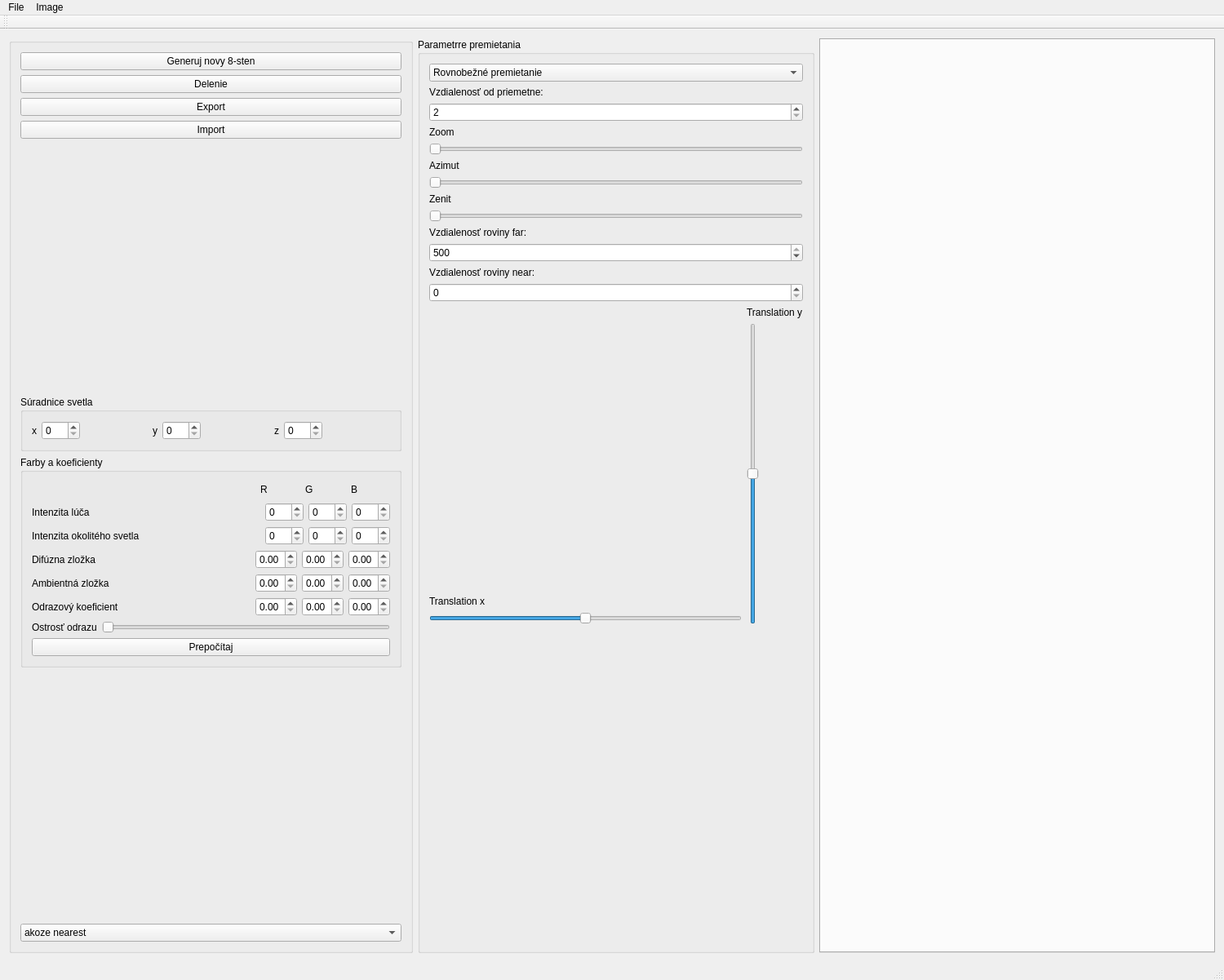
<?xml version="1.0" encoding="UTF-8"?>
<ui version="4.0">
 <class>ImageViewerClass</class>
 <widget class="QMainWindow" name="ImageViewerClass">
  <property name="geometry">
   <rect>
    <x>0</x>
    <y>0</y>
    <width>1500</width>
    <height>1201</height>
   </rect>
  </property>
  <property name="windowTitle">
   <string>ImageViewer</string>
  </property>
  <widget class="QWidget" name="centralWidget">
   <layout class="QHBoxLayout" name="horizontalLayout">
    <item>
     <widget class="QGroupBox" name="groupBox">
      <property name="title">
       <string/>
      </property>
      <layout class="QVBoxLayout" name="verticalLayout">
       <item>
        <widget class="QPushButton" name="generuj">
         <property name="text">
          <string>Generuj novy 8-sten</string>
         </property>
        </widget>
       </item>
       <item>
        <widget class="QPushButton" name="rozdel">
         <property name="text">
          <string>Delenie</string>
         </property>
        </widget>
       </item>
       <item>
        <widget class="QPushButton" name="exp">
         <property name="text">
          <string>Export</string>
         </property>
        </widget>
       </item>
       <item>
        <widget class="QPushButton" name="imp">
         <property name="text">
          <string>Import</string>
         </property>
        </widget>
       </item>
       <item>
        <spacer name="verticalSpacer_2">
         <property name="orientation">
          <enum>Qt::Vertical</enum>
         </property>
         <property name="sizeHint" stdset="0">
          <size>
           <width>20</width>
           <height>40</height>
          </size>
         </property>
        </spacer>
       </item>
       <item>
        <widget class="QGroupBox" name="groupBox_3">
         <property name="title">
          <string>Súradnice svetla</string>
         </property>
         <layout class="QHBoxLayout" name="horizontalLayout_3">
          <item>
           <widget class="QLabel" name="label_9">
            <property name="text">
             <string>x</string>
            </property>
           </widget>
          </item>
          <item>
           <widget class="QSpinBox" name="Lx">
            <property name="maximum">
             <number>500</number>
            </property>
           </widget>
          </item>
          <item>
           <spacer name="horizontalSpacer_16">
            <property name="orientation">
             <enum>Qt::Horizontal</enum>
            </property>
            <property name="sizeHint" stdset="0">
             <size>
              <width>40</width>
              <height>20</height>
             </size>
            </property>
           </spacer>
          </item>
          <item>
           <widget class="QLabel" name="label_10">
            <property name="text">
             <string>y</string>
            </property>
           </widget>
          </item>
          <item>
           <widget class="QSpinBox" name="Ly">
            <property name="maximum">
             <number>500</number>
            </property>
           </widget>
          </item>
          <item>
           <spacer name="horizontalSpacer_17">
            <property name="orientation">
             <enum>Qt::Horizontal</enum>
            </property>
            <property name="sizeHint" stdset="0">
             <size>
              <width>40</width>
              <height>20</height>
             </size>
            </property>
           </spacer>
          </item>
          <item>
           <widget class="QLabel" name="label_11">
            <property name="text">
             <string>z</string>
            </property>
           </widget>
          </item>
          <item>
           <widget class="QSpinBox" name="Lz">
            <property name="maximum">
             <number>500</number>
            </property>
           </widget>
          </item>
          <item>
           <spacer name="horizontalSpacer_18">
            <property name="orientation">
             <enum>Qt::Horizontal</enum>
            </property>
            <property name="sizeHint" stdset="0">
             <size>
              <width>40</width>
              <height>20</height>
             </size>
            </property>
           </spacer>
          </item>
         </layout>
        </widget>
       </item>
       <item>
        <widget class="QGroupBox" name="groupBox_4">
         <property name="title">
          <string>Farby a koeficienty</string>
         </property>
         <layout class="QVBoxLayout" name="verticalLayout_5">
          <item>
           <layout class="QHBoxLayout" name="horizontalLayout_7">
            <item>
             <spacer name="horizontalSpacer_6">
              <property name="orientation">
               <enum>Qt::Horizontal</enum>
              </property>
              <property name="sizeHint" stdset="0">
               <size>
                <width>40</width>
                <height>20</height>
               </size>
              </property>
             </spacer>
            </item>
            <item>
             <spacer name="horizontalSpacer_14">
              <property name="orientation">
               <enum>Qt::Horizontal</enum>
              </property>
              <property name="sizeHint" stdset="0">
               <size>
                <width>40</width>
                <height>20</height>
               </size>
              </property>
             </spacer>
            </item>
            <item>
             <spacer name="horizontalSpacer_9">
              <property name="orientation">
               <enum>Qt::Horizontal</enum>
              </property>
              <property name="sizeHint" stdset="0">
               <size>
                <width>40</width>
                <height>20</height>
               </size>
              </property>
             </spacer>
            </item>
            <item>
             <spacer name="horizontalSpacer_13">
              <property name="orientation">
               <enum>Qt::Horizontal</enum>
              </property>
              <property name="sizeHint" stdset="0">
               <size>
                <width>40</width>
                <height>20</height>
               </size>
              </property>
             </spacer>
            </item>
            <item>
             <spacer name="horizontalSpacer_10">
              <property name="orientation">
               <enum>Qt::Horizontal</enum>
              </property>
              <property name="sizeHint" stdset="0">
               <size>
                <width>40</width>
                <height>20</height>
               </size>
              </property>
             </spacer>
            </item>
            <item>
             <spacer name="horizontalSpacer_12">
              <property name="orientation">
               <enum>Qt::Horizontal</enum>
              </property>
              <property name="sizeHint" stdset="0">
               <size>
                <width>40</width>
                <height>20</height>
               </size>
              </property>
             </spacer>
            </item>
            <item>
             <spacer name="horizontalSpacer_4">
              <property name="orientation">
               <enum>Qt::Horizontal</enum>
              </property>
              <property name="sizeHint" stdset="0">
               <size>
                <width>40</width>
                <height>20</height>
               </size>
              </property>
             </spacer>
            </item>
            <item>
             <widget class="QLabel" name="label_12">
              <property name="text">
               <string>R</string>
              </property>
             </widget>
            </item>
            <item>
             <spacer name="horizontalSpacer_7">
              <property name="orientation">
               <enum>Qt::Horizontal</enum>
              </property>
              <property name="sizeHint" stdset="0">
               <size>
                <width>40</width>
                <height>20</height>
               </size>
              </property>
             </spacer>
            </item>
            <item>
             <widget class="QLabel" name="label_13">
              <property name="text">
               <string>G</string>
              </property>
             </widget>
            </item>
            <item>
             <spacer name="horizontalSpacer_8">
              <property name="orientation">
               <enum>Qt::Horizontal</enum>
              </property>
              <property name="sizeHint" stdset="0">
               <size>
                <width>40</width>
                <height>20</height>
               </size>
              </property>
             </spacer>
            </item>
            <item>
             <widget class="QLabel" name="label_14">
              <property name="text">
               <string>B</string>
              </property>
             </widget>
            </item>
            <item>
             <spacer name="horizontalSpacer_11">
              <property name="orientation">
               <enum>Qt::Horizontal</enum>
              </property>
              <property name="sizeHint" stdset="0">
               <size>
                <width>40</width>
                <height>20</height>
               </size>
              </property>
             </spacer>
            </item>
           </layout>
          </item>
          <item>
           <layout class="QHBoxLayout" name="horizontalLayout_4">
            <item>
             <widget class="QLabel" name="label_17">
              <property name="text">
               <string>Intenzita lúča</string>
              </property>
             </widget>
            </item>
            <item>
             <spacer name="horizontalSpacer">
              <property name="orientation">
               <enum>Qt::Horizontal</enum>
              </property>
              <property name="sizeHint" stdset="0">
               <size>
                <width>40</width>
                <height>20</height>
               </size>
              </property>
             </spacer>
            </item>
            <item>
             <widget class="QSpinBox" name="f1r">
              <property name="maximum">
               <number>255</number>
              </property>
             </widget>
            </item>
            <item>
             <widget class="QSpinBox" name="f1g">
              <property name="maximum">
               <number>255</number>
              </property>
             </widget>
            </item>
            <item>
             <widget class="QSpinBox" name="f1b">
              <property name="maximum">
               <number>255</number>
              </property>
             </widget>
            </item>
           </layout>
          </item>
          <item>
           <layout class="QHBoxLayout" name="horizontalLayout_5">
            <item>
             <widget class="QLabel" name="label_18">
              <property name="text">
               <string>Intenzita okolitého svetla</string>
              </property>
             </widget>
            </item>
            <item>
             <spacer name="horizontalSpacer_3">
              <property name="orientation">
               <enum>Qt::Horizontal</enum>
              </property>
              <property name="sizeHint" stdset="0">
               <size>
                <width>40</width>
                <height>20</height>
               </size>
              </property>
             </spacer>
            </item>
            <item>
             <widget class="QSpinBox" name="f2r">
              <property name="maximum">
               <number>255</number>
              </property>
             </widget>
            </item>
            <item>
             <widget class="QSpinBox" name="f2g">
              <property name="maximum">
               <number>255</number>
              </property>
             </widget>
            </item>
            <item>
             <widget class="QSpinBox" name="f2b">
              <property name="maximum">
               <number>255</number>
              </property>
             </widget>
            </item>
           </layout>
          </item>
          <item>
           <layout class="QHBoxLayout" name="horizontalLayout_6">
            <item>
             <widget class="QLabel" name="label_19">
              <property name="text">
               <string>Difúzna zložka</string>
              </property>
             </widget>
            </item>
            <item>
             <spacer name="horizontalSpacer_2">
              <property name="orientation">
               <enum>Qt::Horizontal</enum>
              </property>
              <property name="sizeHint" stdset="0">
               <size>
                <width>40</width>
                <height>20</height>
               </size>
              </property>
             </spacer>
            </item>
            <item>
             <widget class="QDoubleSpinBox" name="f3r">
              <property name="maximum">
               <double>1.000000000000000</double>
              </property>
             </widget>
            </item>
            <item>
             <widget class="QDoubleSpinBox" name="f3g">
              <property name="maximum">
               <double>1.000000000000000</double>
              </property>
             </widget>
            </item>
            <item>
             <widget class="QDoubleSpinBox" name="f3b">
              <property name="maximum">
               <double>1.000000000000000</double>
              </property>
             </widget>
            </item>
           </layout>
          </item>
          <item>
           <layout class="QHBoxLayout" name="horizontalLayout_9">
            <item>
             <widget class="QLabel" name="label_20">
              <property name="text">
               <string>Ambientná zložka</string>
              </property>
             </widget>
            </item>
            <item>
             <spacer name="horizontalSpacer_15">
              <property name="orientation">
               <enum>Qt::Horizontal</enum>
              </property>
              <property name="sizeHint" stdset="0">
               <size>
                <width>40</width>
                <height>20</height>
               </size>
              </property>
             </spacer>
            </item>
            <item>
             <widget class="QDoubleSpinBox" name="f4r">
              <property name="maximum">
               <double>1.000000000000000</double>
              </property>
             </widget>
            </item>
            <item>
             <widget class="QDoubleSpinBox" name="f4g">
              <property name="maximum">
               <double>1.000000000000000</double>
              </property>
             </widget>
            </item>
            <item>
             <widget class="QDoubleSpinBox" name="f4b">
              <property name="maximum">
               <double>1.000000000000000</double>
              </property>
             </widget>
            </item>
           </layout>
          </item>
          <item>
           <layout class="QHBoxLayout" name="horizontalLayout_8">
            <item>
             <widget class="QLabel" name="label_16">
              <property name="text">
               <string>Odrazový koeficient</string>
              </property>
             </widget>
            </item>
            <item>
             <spacer name="horizontalSpacer_5">
              <property name="orientation">
               <enum>Qt::Horizontal</enum>
              </property>
              <property name="sizeHint" stdset="0">
               <size>
                <width>40</width>
                <height>20</height>
               </size>
              </property>
             </spacer>
            </item>
            <item>
             <widget class="QDoubleSpinBox" name="odrazR">
              <property name="maximum">
               <double>1.000000000000000</double>
              </property>
             </widget>
            </item>
            <item>
             <widget class="QDoubleSpinBox" name="odrazG">
              <property name="maximum">
               <double>1.000000000000000</double>
              </property>
             </widget>
            </item>
            <item>
             <widget class="QDoubleSpinBox" name="odrazB">
              <property name="maximum">
               <double>1.000000000000000</double>
              </property>
             </widget>
            </item>
           </layout>
          </item>
          <item>
           <layout class="QHBoxLayout" name="horizontalLayout_10">
            <item>
             <widget class="QLabel" name="label_15">
              <property name="text">
               <string>Ostrosť odrazu</string>
              </property>
             </widget>
            </item>
            <item>
             <widget class="QSlider" name="horizontalSlider_2">
              <property name="minimum">
               <number>1</number>
              </property>
              <property name="maximum">
               <number>5000</number>
              </property>
              <property name="orientation">
               <enum>Qt::Horizontal</enum>
              </property>
             </widget>
            </item>
           </layout>
          </item>
          <item>
           <widget class="QPushButton" name="pushButton">
            <property name="text">
             <string>Prepočítaj</string>
            </property>
           </widget>
          </item>
         </layout>
        </widget>
       </item>
       <item>
        <spacer name="verticalSpacer">
         <property name="orientation">
          <enum>Qt::Vertical</enum>
         </property>
         <property name="sizeHint" stdset="0">
          <size>
           <width>20</width>
           <height>40</height>
          </size>
         </property>
        </spacer>
       </item>
       <item>
        <widget class="QComboBox" name="algo">
         <item>
          <property name="text">
           <string>akoze nearest</string>
          </property>
         </item>
         <item>
          <property name="text">
           <string>akoze bary</string>
          </property>
         </item>
        </widget>
       </item>
      </layout>
     </widget>
    </item>
    <item>
     <widget class="QGroupBox" name="groupBox_2">
      <property name="title">
       <string>Parametrre premietania</string>
      </property>
      <layout class="QVBoxLayout" name="verticalLayout_4">
       <item>
        <widget class="QComboBox" name="comboBox">
         <item>
          <property name="text">
           <string>Rovnobežné premietanie</string>
          </property>
         </item>
         <item>
          <property name="text">
           <string>Stredové premietanie</string>
          </property>
         </item>
        </widget>
       </item>
       <item>
        <widget class="QLabel" name="label_5">
         <property name="text">
          <string>Vzdialenosť od priemetne:</string>
         </property>
        </widget>
       </item>
       <item>
        <widget class="QSpinBox" name="spinBox_3">
         <property name="minimum">
          <number>2</number>
         </property>
         <property name="maximum">
          <number>500</number>
         </property>
        </widget>
       </item>
       <item>
        <widget class="QLabel" name="label_6">
         <property name="text">
          <string>Zoom</string>
         </property>
        </widget>
       </item>
       <item>
        <widget class="QSlider" name="zoom">
         <property name="minimum">
          <number>20</number>
         </property>
         <property name="maximum">
          <number>1000</number>
         </property>
         <property name="value">
          <number>20</number>
         </property>
         <property name="orientation">
          <enum>Qt::Horizontal</enum>
         </property>
        </widget>
       </item>
       <item>
        <widget class="QLabel" name="label">
         <property name="text">
          <string>Azimut</string>
         </property>
        </widget>
       </item>
       <item>
        <widget class="QSlider" name="azimut">
         <property name="maximum">
          <number>180</number>
         </property>
         <property name="singleStep">
          <number>1</number>
         </property>
         <property name="orientation">
          <enum>Qt::Horizontal</enum>
         </property>
        </widget>
       </item>
       <item>
        <widget class="QLabel" name="label_2">
         <property name="text">
          <string>Zenit</string>
         </property>
        </widget>
       </item>
       <item>
        <widget class="QSlider" name="zenit">
         <property name="maximum">
          <number>361</number>
         </property>
         <property name="orientation">
          <enum>Qt::Horizontal</enum>
         </property>
        </widget>
       </item>
       <item>
        <widget class="QLabel" name="label_3">
         <property name="text">
          <string>Vzdialenosť roviny far:</string>
         </property>
        </widget>
       </item>
       <item>
        <widget class="QSpinBox" name="spinFar">
         <property name="minimum">
          <number>0</number>
         </property>
         <property name="maximum">
          <number>500</number>
         </property>
         <property name="stepType">
          <enum>QAbstractSpinBox::DefaultStepType</enum>
         </property>
         <property name="value">
          <number>500</number>
         </property>
        </widget>
       </item>
       <item>
        <widget class="QLabel" name="label_4">
         <property name="text">
          <string>Vzdialenosť roviny near:</string>
         </property>
        </widget>
       </item>
       <item>
        <widget class="QSpinBox" name="spinNear">
         <property name="maximum">
          <number>500</number>
         </property>
        </widget>
       </item>
       <item>
        <layout class="QHBoxLayout" name="horizontalLayout_2">
         <item>
          <layout class="QVBoxLayout" name="verticalLayout_2">
           <item>
            <spacer name="verticalSpacer_3">
             <property name="orientation">
              <enum>Qt::Vertical</enum>
             </property>
             <property name="sizeHint" stdset="0">
              <size>
               <width>20</width>
               <height>40</height>
              </size>
             </property>
            </spacer>
           </item>
           <item>
            <widget class="QLabel" name="label_7">
             <property name="text">
              <string>Translation x</string>
             </property>
            </widget>
           </item>
           <item>
            <widget class="QSlider" name="horizontalSlider">
             <property name="minimum">
              <number>-250</number>
             </property>
             <property name="maximum">
              <number>250</number>
             </property>
             <property name="orientation">
              <enum>Qt::Horizontal</enum>
             </property>
            </widget>
           </item>
          </layout>
         </item>
         <item>
          <layout class="QVBoxLayout" name="verticalLayout_3">
           <item>
            <widget class="QLabel" name="label_8">
             <property name="text">
              <string>Translation y</string>
             </property>
            </widget>
           </item>
           <item>
            <widget class="QSlider" name="verticalSlider">
             <property name="minimum">
              <number>-250</number>
             </property>
             <property name="maximum">
              <number>250</number>
             </property>
             <property name="orientation">
              <enum>Qt::Vertical</enum>
             </property>
            </widget>
           </item>
          </layout>
         </item>
        </layout>
       </item>
       <item>
        <spacer name="verticalSpacer_4">
         <property name="orientation">
          <enum>Qt::Vertical</enum>
         </property>
         <property name="sizeHint" stdset="0">
          <size>
           <width>20</width>
           <height>40</height>
          </size>
         </property>
        </spacer>
       </item>
      </layout>
     </widget>
    </item>
    <item>
     <widget class="QTabWidget" name="tabWidget">
      <property name="documentMode">
       <bool>false</bool>
      </property>
      <property name="tabsClosable">
       <bool>true</bool>
      </property>
      <property name="movable">
       <bool>true</bool>
      </property>
     </widget>
    </item>
   </layout>
  </widget>
  <widget class="QMenuBar" name="menuBar">
   <property name="geometry">
    <rect>
     <x>0</x>
     <y>0</y>
     <width>1500</width>
     <height>22</height>
    </rect>
   </property>
   <widget class="QMenu" name="menuFile">
    <property name="title">
     <string>File</string>
    </property>
    <addaction name="actionNew"/>
    <addaction name="actionOpen"/>
    <addaction name="actionSave_as"/>
   </widget>
   <widget class="QMenu" name="menuImage">
    <property name="title">
     <string>Image</string>
    </property>
    <addaction name="actionRename"/>
    <addaction name="actionClear"/>
   </widget>
   <addaction name="menuFile"/>
   <addaction name="menuImage"/>
  </widget>
  <widget class="QToolBar" name="mainToolBar">
   <attribute name="toolBarArea">
    <enum>TopToolBarArea</enum>
   </attribute>
   <attribute name="toolBarBreak">
    <bool>false</bool>
   </attribute>
  </widget>
  <widget class="QStatusBar" name="statusBar"/>
  <action name="actionNew">
   <property name="text">
    <string>New</string>
   </property>
  </action>
  <action name="actionOpen">
   <property name="text">
    <string>Open</string>
   </property>
  </action>
  <action name="actionSave_as">
   <property name="text">
    <string>Save as</string>
   </property>
  </action>
  <action name="actionRename">
   <property name="text">
    <string>Rename</string>
   </property>
  </action>
  <action name="actionClear">
   <property name="text">
    <string>Clear</string>
   </property>
  </action>
 </widget>
 <layoutdefault spacing="6" margin="11"/>
 <resources>
  <include location="ImageViewer.qrc"/>
 </resources>
 <connections/>
</ui>
